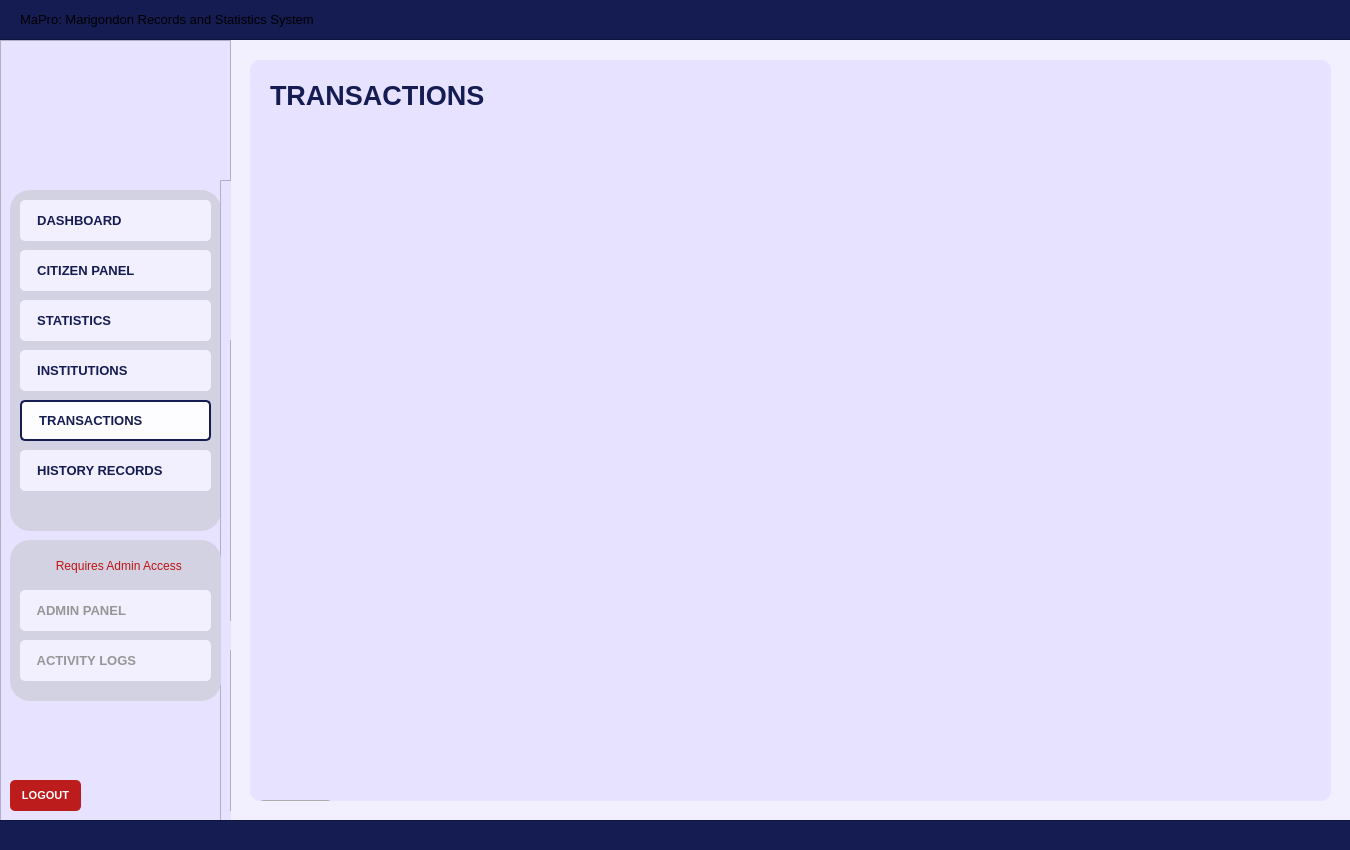
<?xml version="1.0" encoding="UTF-8"?>
<ui version="4.0">
 <class>User_dashboardWidget</class>
 <widget class="QWidget" name="User_dashboardWidget">
  <property name="geometry">
   <rect>
    <x>0</x>
    <y>0</y>
    <width>1350</width>
    <height>850</height>
   </rect>
  </property>
  <property name="sizePolicy">
   <sizepolicy hsizetype="Fixed" vsizetype="Fixed">
    <horstretch>0</horstretch>
    <verstretch>0</verstretch>
   </sizepolicy>
  </property>
  <property name="maximumSize">
   <size>
    <width>1350</width>
    <height>850</height>
   </size>
  </property>
  <property name="windowTitle">
   <string>Form</string>
  </property>
  <property name="styleSheet">
   <string notr="true">#User_dashboardWidget{
	background-color: #f2efff;
}</string>
  </property>
  <widget class="QFrame" name="baseNavFrame">
   <property name="geometry">
    <rect>
     <x>0</x>
     <y>40</y>
     <width>231</width>
     <height>781</height>
    </rect>
   </property>
   <property name="styleSheet">
    <string notr="true">#baseNavFrame {
	background-color: #e7e2ff;
}</string>
   </property>
   <property name="frameShape">
    <enum>QFrame::Shape::StyledPanel</enum>
   </property>
   <property name="frameShadow">
    <enum>QFrame::Shadow::Raised</enum>
   </property>
   <widget class="QFrame" name="baseNavFramesub1">
    <property name="geometry">
     <rect>
      <x>10</x>
      <y>150</y>
      <width>211</width>
      <height>341</height>
     </rect>
    </property>
    <property name="autoFillBackground">
     <bool>false</bool>
    </property>
    <property name="styleSheet">
     <string notr="true">#baseNavFramesub1{
	background-color: #d3d2e2;
	border-radius: 20px;
	border: 2px solid #d3d2e2;
	opacity: 0.1;
}</string>
    </property>
    <property name="frameShape">
     <enum>QFrame::Shape::StyledPanel</enum>
    </property>
    <property name="frameShadow">
     <enum>QFrame::Shadow::Raised</enum>
    </property>
    <widget class="QPushButton" name="nav_buttonDashboard">
     <property name="geometry">
      <rect>
       <x>10</x>
       <y>10</y>
       <width>191</width>
       <height>41</height>
      </rect>
     </property>
     <property name="font">
      <font>
       <family>Arial</family>
       <pointsize>10</pointsize>
       <bold>true</bold>
      </font>
     </property>
     <property name="cursor">
      <cursorShape>PointingHandCursor</cursorShape>
     </property>
     <property name="layoutDirection">
      <enum>Qt::LayoutDirection::LeftToRight</enum>
     </property>
     <property name="styleSheet">
      <string notr="true">#nav_buttonDashboard {
    background-color: #f2efff;
    color: #141c52;
    border-radius: 5px;
	text-align: left;
	padding: 10px;
}
#nav_buttonDashboard:hover {
    background-color: #fdfdff; /* Slightly lighter blue when hovered */
}
#nav_buttonDashboard:pressed {
    background-color: #e7e5f4; /* Darker blue when clicked */
}</string>
     </property>
     <property name="text">
      <string>  DASHBOARD</string>
     </property>
     <property name="icon">
      <iconset>
       <normaloff>../../Assets/Icons/icon_dashboard.svg</normaloff>../../Assets/Icons/icon_dashboard.svg</iconset>
     </property>
     <property name="iconSize">
      <size>
       <width>30</width>
       <height>30</height>
      </size>
     </property>
    </widget>
    <widget class="QPushButton" name="nav_buttonCitizenPanel">
     <property name="geometry">
      <rect>
       <x>10</x>
       <y>60</y>
       <width>191</width>
       <height>41</height>
      </rect>
     </property>
     <property name="font">
      <font>
       <family>Arial</family>
       <pointsize>10</pointsize>
       <bold>true</bold>
      </font>
     </property>
     <property name="cursor">
      <cursorShape>PointingHandCursor</cursorShape>
     </property>
     <property name="styleSheet">
      <string notr="true">#nav_buttonCitizenPanel {
    background-color: #f2efff;
    color: #141c52;
    border-radius: 5px;
	text-align: left;;
    padding: 10px; /* Optional: Adjusts spacing inside the button */
}
#nav_buttonCitizenPanel:hover {
    background-color: #fdfdff; /* Slightly lighter blue when hovered */
}
#nav_buttonCitizenPanel:pressed {
    background-color: #e7e5f4; /* Darker blue when clicked */
}</string>
     </property>
     <property name="text">
      <string>  CITIZEN PANEL</string>
     </property>
     <property name="icon">
      <iconset>
       <normaloff>../../Assets/Icons/icon_citizenprofiles.svg</normaloff>../../Assets/Icons/icon_citizenprofiles.svg</iconset>
     </property>
     <property name="iconSize">
      <size>
       <width>30</width>
       <height>30</height>
      </size>
     </property>
    </widget>
    <widget class="QPushButton" name="nav_buttonStatistics">
     <property name="geometry">
      <rect>
       <x>10</x>
       <y>110</y>
       <width>191</width>
       <height>41</height>
      </rect>
     </property>
     <property name="font">
      <font>
       <family>Arial</family>
       <pointsize>10</pointsize>
       <bold>true</bold>
      </font>
     </property>
     <property name="cursor">
      <cursorShape>PointingHandCursor</cursorShape>
     </property>
     <property name="styleSheet">
      <string notr="true">#nav_buttonStatistics {
    background-color: #f2efff;
    color: #141c52;
    border-radius: 5px;
	text-align: left;
    padding: 10px; /* Optional: Adjusts spacing inside the button */
}
#nav_buttonStatistics:hover {
    background-color: #fdfdff; /* Slightly lighter blue when hovered */
}
#nav_buttonStatistics:pressed {
    background-color: #e7e5f4; /* Darker blue when clicked */
}
</string>
     </property>
     <property name="text">
      <string>  STATISTICS</string>
     </property>
     <property name="icon">
      <iconset>
       <normaloff>../../Assets/Icons/icon_statistics.svg</normaloff>../../Assets/Icons/icon_statistics.svg</iconset>
     </property>
     <property name="iconSize">
      <size>
       <width>30</width>
       <height>30</height>
      </size>
     </property>
    </widget>
    <widget class="QPushButton" name="nav_buttonTransactions">
     <property name="geometry">
      <rect>
       <x>10</x>
       <y>210</y>
       <width>191</width>
       <height>41</height>
      </rect>
     </property>
     <property name="font">
      <font>
       <family>Arial</family>
       <pointsize>10</pointsize>
       <bold>true</bold>
      </font>
     </property>
     <property name="cursor">
      <cursorShape>PointingHandCursor</cursorShape>
     </property>
     <property name="styleSheet">
      <string notr="true">#nav_buttonTransactions {
    background-color: #fdfdff;
    color: #141c52;
    border-radius: 5px;
	border: 2px solid #141c52; 
	text-align: left;
    padding: 10px; /* Optional: Adjusts spacing inside the button */
}
</string>
     </property>
     <property name="text">
      <string>  TRANSACTIONS</string>
     </property>
     <property name="icon">
      <iconset>
       <normaloff>../../Assets/Icons/icon_transaction.svg</normaloff>../../Assets/Icons/icon_transaction.svg</iconset>
     </property>
     <property name="iconSize">
      <size>
       <width>30</width>
       <height>30</height>
      </size>
     </property>
    </widget>
    <widget class="QPushButton" name="nav_buttonInstitutions">
     <property name="geometry">
      <rect>
       <x>10</x>
       <y>160</y>
       <width>191</width>
       <height>41</height>
      </rect>
     </property>
     <property name="font">
      <font>
       <family>Arial</family>
       <pointsize>10</pointsize>
       <bold>true</bold>
      </font>
     </property>
     <property name="cursor">
      <cursorShape>PointingHandCursor</cursorShape>
     </property>
     <property name="autoFillBackground">
      <bool>false</bool>
     </property>
     <property name="styleSheet">
      <string notr="true">#nav_buttonInstitutions {
    background-color: #f2efff;
    color: #141c52;
    border-radius: 5px;
	text-align: left;
    padding: 10px; /* Optional: Adjusts spacing inside the button */
}
#nav_buttonInstitutions:hover {
    background-color: #fdfdff; /* Slightly lighter blue when hovered */
}
#nav_buttonInstitutions:pressed {
    background-color: #e7e5f4; /* Darker blue when clicked */
}
</string>
     </property>
     <property name="text">
      <string>  INSTITUTIONS</string>
     </property>
     <property name="icon">
      <iconset>
       <normaloff>../../Assets/Icons/icon_institutions.svg</normaloff>../../Assets/Icons/icon_institutions.svg</iconset>
     </property>
     <property name="iconSize">
      <size>
       <width>30</width>
       <height>30</height>
      </size>
     </property>
    </widget>
    <widget class="QPushButton" name="nav_buttonHistoryRecords">
     <property name="geometry">
      <rect>
       <x>10</x>
       <y>260</y>
       <width>191</width>
       <height>41</height>
      </rect>
     </property>
     <property name="font">
      <font>
       <family>Arial</family>
       <pointsize>10</pointsize>
       <bold>true</bold>
      </font>
     </property>
     <property name="cursor">
      <cursorShape>PointingHandCursor</cursorShape>
     </property>
     <property name="styleSheet">
      <string notr="true">#nav_buttonHistoryRecords {
    background-color: #f2efff;
    color: #141c52;
    border-radius: 5px;
	text-align: left;
    padding: 10px; /* Optional: Adjusts spacing inside the button */
}
#nav_buttonHistoryRecords:hover {
    background-color: #fdfdff; /* Slightly lighter blue when hovered */
}
#nav_buttonHistoryRecords:pressed {
    background-color: #e7e5f4; /* Darker blue when clicked */
}</string>
     </property>
     <property name="text">
      <string>  HISTORY RECORDS</string>
     </property>
     <property name="icon">
      <iconset>
       <normaloff>../../Assets/Icons/icon_historyrecord.svg</normaloff>../../Assets/Icons/icon_historyrecord.svg</iconset>
     </property>
     <property name="iconSize">
      <size>
       <width>30</width>
       <height>30</height>
      </size>
     </property>
    </widget>
   </widget>
   <widget class="QLabel" name="nav_imageLogo">
    <property name="geometry">
     <rect>
      <x>70</x>
      <y>30</y>
      <width>91</width>
      <height>91</height>
     </rect>
    </property>
    <property name="font">
     <font>
      <family>Arial</family>
      <pointsize>18</pointsize>
      <bold>true</bold>
     </font>
    </property>
    <property name="styleSheet">
     <string notr="true">#nav_imageLogo{	
	background-color: transparent;
	color: #ffffff;
}
</string>
    </property>
    <property name="text">
     <string/>
    </property>
    <property name="pixmap">
     <pixmap>../../Assets/Images/logo_brgyClear.png</pixmap>
    </property>
    <property name="scaledContents">
     <bool>true</bool>
    </property>
   </widget>
   <widget class="QPushButton" name="logout_buttonLogout">
    <property name="geometry">
     <rect>
      <x>10</x>
      <y>740</y>
      <width>71</width>
      <height>31</height>
     </rect>
    </property>
    <property name="font">
     <font>
      <family>Arial</family>
      <pointsize>8</pointsize>
      <bold>true</bold>
     </font>
    </property>
    <property name="cursor">
     <cursorShape>PointingHandCursor</cursorShape>
    </property>
    <property name="styleSheet">
     <string notr="true">#logout_buttonLogout {
    background-color: #bc1c1c;
    color: white;
    border-radius: 5px;
    padding: 10px; /* Optional: Adjusts spacing inside the button */
}
#logout_buttonLogout:hover {
    background-color: #d82020; /* Slightly lighter blue when hovered */
}
#logout_buttonLogout:pressed {
    background-color: #8c1515; /* Darker blue when clicked */
}</string>
    </property>
    <property name="text">
     <string>LOGOUT</string>
    </property>
   </widget>
   <widget class="QFrame" name="baseNavFrame_2">
    <property name="geometry">
     <rect>
      <x>220</x>
      <y>140</y>
      <width>231</width>
      <height>781</height>
     </rect>
    </property>
    <property name="styleSheet">
     <string notr="true">background-color: #e7e2ff;</string>
    </property>
    <property name="frameShape">
     <enum>QFrame::Shape::StyledPanel</enum>
    </property>
    <property name="frameShadow">
     <enum>QFrame::Shadow::Raised</enum>
    </property>
    <widget class="QFrame" name="baseNavFramesub1_2">
     <property name="geometry">
      <rect>
       <x>10</x>
       <y>160</y>
       <width>211</width>
       <height>281</height>
      </rect>
     </property>
     <property name="autoFillBackground">
      <bool>false</bool>
     </property>
     <property name="styleSheet">
      <string notr="true">#baseNavFramesub1{
	background-color: #d3d2e2;
	border-radius: 20px;
	border: 2px solid #d3d2e2;
	opacity: 0.1;
}</string>
     </property>
     <property name="frameShape">
      <enum>QFrame::Shape::StyledPanel</enum>
     </property>
     <property name="frameShadow">
      <enum>QFrame::Shadow::Raised</enum>
     </property>
    </widget>
    <widget class="QFrame" name="baseNavFramesub2_2">
     <property name="geometry">
      <rect>
       <x>10</x>
       <y>470</y>
       <width>211</width>
       <height>161</height>
      </rect>
     </property>
     <property name="autoFillBackground">
      <bool>false</bool>
     </property>
     <property name="styleSheet">
      <string notr="true">#baseNavFramesub2{
	background-color: #d3d2e2;
	border-radius: 20px;
	border: 2px solid #d3d2e2;
	opacity: 0.1;
}</string>
     </property>
     <property name="frameShape">
      <enum>QFrame::Shape::StyledPanel</enum>
     </property>
     <property name="frameShadow">
      <enum>QFrame::Shadow::Raised</enum>
     </property>
    </widget>
    <widget class="QLabel" name="login_imageLogo_2">
     <property name="geometry">
      <rect>
       <x>70</x>
       <y>30</y>
       <width>91</width>
       <height>91</height>
      </rect>
     </property>
     <property name="font">
      <font>
       <family>Arial</family>
       <pointsize>18</pointsize>
       <bold>true</bold>
      </font>
     </property>
     <property name="styleSheet">
      <string notr="true">#login_imageLogo{	
	background-color: transparent;
	color: #ffffff;
}
</string>
     </property>
     <property name="text">
      <string/>
     </property>
     <property name="pixmap">
      <pixmap>../Assets/logo_brgyClear.png</pixmap>
     </property>
     <property name="scaledContents">
      <bool>true</bool>
     </property>
    </widget>
    <widget class="QPushButton" name="logout_buttonLogout_2">
     <property name="geometry">
      <rect>
       <x>10</x>
       <y>740</y>
       <width>71</width>
       <height>31</height>
      </rect>
     </property>
     <property name="font">
      <font>
       <family>Arial</family>
       <pointsize>8</pointsize>
       <bold>true</bold>
      </font>
     </property>
     <property name="cursor">
      <cursorShape>PointingHandCursor</cursorShape>
     </property>
     <property name="styleSheet">
      <string notr="true">#logout_buttonLogout {
    background-color: #bc1c1c;
    color: white;
    border-radius: 5px;
    padding: 10px; /* Optional: Adjusts spacing inside the button */
}
#logout_buttonLogout:hover {
    background-color: #d82020; /* Slightly lighter blue when hovered */
}
#logout_buttonLogout:pressed {
    background-color: #8c1515; /* Darker blue when clicked */
}</string>
     </property>
     <property name="text">
      <string>LOGOUT</string>
     </property>
    </widget>
   </widget>
   <widget class="QFrame" name="baseNavFramesub2">
    <property name="geometry">
     <rect>
      <x>10</x>
      <y>500</y>
      <width>211</width>
      <height>161</height>
     </rect>
    </property>
    <property name="autoFillBackground">
     <bool>false</bool>
    </property>
    <property name="styleSheet">
     <string notr="true">#baseNavFramesub2{
	background-color: #d3d2e2;
	border-radius: 20px;
	border: 2px solid #d3d2e2;
	opacity: 0.1;
}</string>
    </property>
    <property name="frameShape">
     <enum>QFrame::Shape::StyledPanel</enum>
    </property>
    <property name="frameShadow">
     <enum>QFrame::Shadow::Raised</enum>
    </property>
    <widget class="QPushButton" name="nav_buttonAdminPanel">
     <property name="geometry">
      <rect>
       <x>10</x>
       <y>50</y>
       <width>191</width>
       <height>41</height>
      </rect>
     </property>
     <property name="font">
      <font>
       <family>Arial</family>
       <pointsize>10</pointsize>
       <bold>true</bold>
      </font>
     </property>
     <property name="cursor">
      <cursorShape>ForbiddenCursor</cursorShape>
     </property>
     <property name="styleSheet">
      <string notr="true">#nav_buttonAdminPanel {
    background-color: #f2efff;
    color: #969696;
    border-radius: 5px;
	text-align: left;
    padding: 10px; /* Optional: Adjusts spacing inside the button */
}
/*#nav_buttonAdminOverview:hover {
    background-color: #fdfdff;
}
#nav_buttonAdminOverview:pressed {
    background-color: #e7e5f4; 
}*/</string>
     </property>
     <property name="text">
      <string>  ADMIN PANEL</string>
     </property>
     <property name="icon">
      <iconset>
       <normaloff>../../Assets/Icons/icon_adminoverview_off.svg</normaloff>../../Assets/Icons/icon_adminoverview_off.svg</iconset>
     </property>
     <property name="iconSize">
      <size>
       <width>30</width>
       <height>30</height>
      </size>
     </property>
    </widget>
    <widget class="QPushButton" name="nav_isLocked">
     <property name="geometry">
      <rect>
       <x>10</x>
       <y>10</y>
       <width>191</width>
       <height>31</height>
      </rect>
     </property>
     <property name="styleSheet">
      <string notr="true">#nav_isLocked{
	background-color: #d3d2e2;
	border-radius: 20px;
	border: 2px solid #d3d2e2;
	opacity: 0.1;
	color: #c01111;
}</string>
     </property>
     <property name="text">
      <string>  Requires Admin Access</string>
     </property>
     <property name="icon">
      <iconset>
       <normaloff>../../Assets/Icons/icon_isLocked.svg</normaloff>../../Assets/Icons/icon_isLocked.svg</iconset>
     </property>
     <property name="iconSize">
      <size>
       <width>20</width>
       <height>20</height>
      </size>
     </property>
    </widget>
    <widget class="QPushButton" name="nav_buttonActivityLogs">
     <property name="geometry">
      <rect>
       <x>10</x>
       <y>100</y>
       <width>191</width>
       <height>41</height>
      </rect>
     </property>
     <property name="font">
      <font>
       <family>Arial</family>
       <pointsize>10</pointsize>
       <bold>true</bold>
      </font>
     </property>
     <property name="cursor">
      <cursorShape>ForbiddenCursor</cursorShape>
     </property>
     <property name="styleSheet">
      <string notr="true">#nav_buttonActivityLogs {
    background-color: #f2efff;
    color: #969696;
    border-radius: 5px;
	text-align: left;
    padding: 10px; /* Optional: Adjusts spacing inside the button */
}
/*#nav_buttonAdminOverview:hover {
    background-color: #fdfdff;
}
#nav_buttonAdminOverview:pressed {
    background-color: #e7e5f4; 
}*/</string>
     </property>
     <property name="text">
      <string>  ACTIVITY LOGS</string>
     </property>
     <property name="icon">
      <iconset>
       <normaloff>../../Assets/Icons/icon_activitylogs_off.svg</normaloff>../../Assets/Icons/icon_activitylogs_off.svg</iconset>
     </property>
     <property name="iconSize">
      <size>
       <width>30</width>
       <height>30</height>
      </size>
     </property>
    </widget>
   </widget>
  </widget>
  <widget class="QFrame" name="border_blueLines1">
   <property name="geometry">
    <rect>
     <x>-10</x>
     <y>-1</y>
     <width>1371</width>
     <height>41</height>
    </rect>
   </property>
   <property name="styleSheet">
    <string notr="true">#border_blueLines1{
	background-color: #141c52;
}
</string>
   </property>
   <property name="frameShape">
    <enum>QFrame::Shape::StyledPanel</enum>
   </property>
   <property name="frameShadow">
    <enum>QFrame::Shadow::Raised</enum>
   </property>
   <widget class="QLabel" name="title_bodyDashboardSystemTitle">
    <property name="geometry">
     <rect>
      <x>30</x>
      <y>0</y>
      <width>451</width>
      <height>41</height>
     </rect>
    </property>
    <property name="font">
     <font>
      <family>Arial</family>
      <pointsize>10</pointsize>
      <bold>false</bold>
     </font>
    </property>
    <property name="styleSheet">
     <string notr="true">#title_bodyDashboardSystemTitle {
	background-color: transparent;
	color: #white;
}
</string>
    </property>
    <property name="text">
     <string>MaPro: Marigondon Records and Statistics System</string>
    </property>
    <property name="alignment">
     <set>Qt::AlignmentFlag::AlignLeading|Qt::AlignmentFlag::AlignLeft|Qt::AlignmentFlag::AlignVCenter</set>
    </property>
   </widget>
  </widget>
  <widget class="QFrame" name="border_blueLines2">
   <property name="geometry">
    <rect>
     <x>-10</x>
     <y>820</y>
     <width>1381</width>
     <height>31</height>
    </rect>
   </property>
   <property name="styleSheet">
    <string notr="true">#border_blueLines2{
	background-color: #141c52;
}
</string>
   </property>
   <property name="frameShape">
    <enum>QFrame::Shape::StyledPanel</enum>
   </property>
   <property name="frameShadow">
    <enum>QFrame::Shadow::Raised</enum>
   </property>
  </widget>
  <widget class="QFrame" name="baseBodyFrame">
   <property name="geometry">
    <rect>
     <x>250</x>
     <y>60</y>
     <width>1081</width>
     <height>741</height>
    </rect>
   </property>
   <property name="styleSheet">
    <string notr="true">#baseBodyFrame {
	background-color: #e7e2ff;
	border: none;
	border-radius: 10px;
}</string>
   </property>
   <property name="frameShape">
    <enum>QFrame::Shape::StyledPanel</enum>
   </property>
   <property name="frameShadow">
    <enum>QFrame::Shadow::Raised</enum>
   </property>
   <widget class="QPushButton" name="logout_buttonLogout_3">
    <property name="geometry">
     <rect>
      <x>10</x>
      <y>740</y>
      <width>71</width>
      <height>31</height>
     </rect>
    </property>
    <property name="font">
     <font>
      <family>Arial</family>
      <pointsize>8</pointsize>
      <bold>true</bold>
     </font>
    </property>
    <property name="cursor">
     <cursorShape>PointingHandCursor</cursorShape>
    </property>
    <property name="styleSheet">
     <string notr="true">#logout_buttonLogout {
    background-color: #bc1c1c;
    color: white;
    border-radius: 5px;
    padding: 10px; /* Optional: Adjusts spacing inside the button */
}
#logout_buttonLogout:hover {
    background-color: #d82020; /* Slightly lighter blue when hovered */
}
#logout_buttonLogout:pressed {
    background-color: #8c1515; /* Darker blue when clicked */
}</string>
    </property>
    <property name="text">
     <string>LOGOUT</string>
    </property>
   </widget>
   <widget class="QLabel" name="title_bodySchedule">
    <property name="geometry">
     <rect>
      <x>20</x>
      <y>20</y>
      <width>381</width>
      <height>31</height>
     </rect>
    </property>
    <property name="font">
     <font>
      <family>Arial</family>
      <pointsize>20</pointsize>
      <bold>true</bold>
     </font>
    </property>
    <property name="styleSheet">
     <string notr="true">#title_bodySchedule {
	background-color: transparent;
	color: #141c52;
}
</string>
    </property>
    <property name="text">
     <string>TRANSACTIONS</string>
    </property>
   </widget>
  </widget>
 </widget>
 <resources/>
 <connections/>
</ui>
